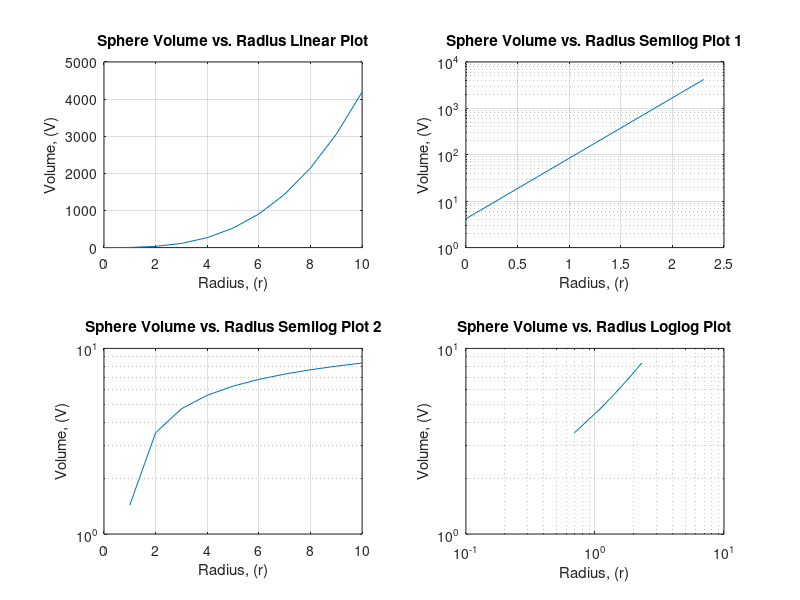

Write MATLAB code to recreate this figure.
% Shaun Mbateng %
% Homework 4_4.m %
% November 2, 2010 %
% This Part Plots Four Subplots of A Volume %

clc
clear

disp('Shaun Mbateng')
disp('Homework 4 Part 4')
disp('November 2, 2010')
disp(' ')

r = [0:1:10];
r2 = log(r);
V = (4/3)*pi.*r.^3;
V2 = log(V);

subplot(2,2,1)
plot(r,V)
xlabel('Radius, (r)')
ylabel('Volume, (V)')
title ('Sphere Volume vs. Radius Linear Plot')
grid

subplot(2,2,2)
semilogy(r2,V)
xlabel('Radius, (r)')
ylabel('Volume, (V)')
title ('Sphere Volume vs. Radius Semilog Plot 1')
grid

subplot(2,2,3)
semilogy(r,V2)
xlabel('Radius, (r)')
ylabel('Volume, (V)')
title ('Sphere Volume vs. Radius Semilog Plot 2')
grid

subplot(2,2,4)
loglog(r2,V2)
xlabel('Radius, (r)')
ylabel('Volume, (V)')
title ('Sphere Volume vs. Radius Loglog Plot')
grid
% This plot is a straight line, showing that the relationship between
% Volume and Radius is Logarithmic %
